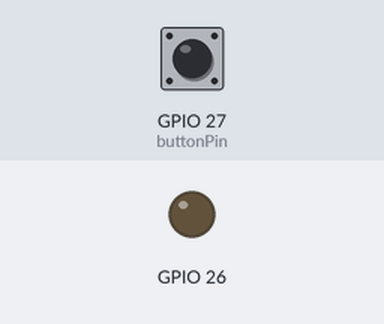
A sketch run on a simulated ESP32. On the bench: output pins drawn as LEDs (lit = HIGH). Inputs (shaded band) come from the test bench; at power-on: GPIO 27 (buttonPin) LOW.

Above: at 1.2 s.
1.3 s: GPIO 27 (buttonPin) pulled HIGH for 0.15 s
At 2.0 s:
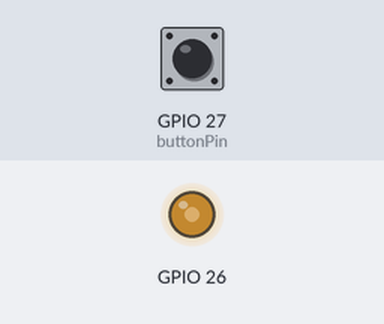
Timing chart, 0 to 3.0 s (numbered marks = the images above; inputs shaded):
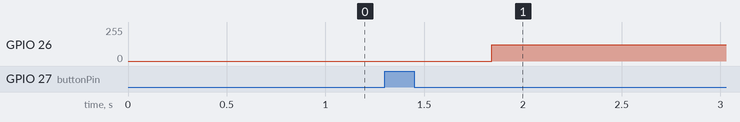

Measured:
- after the input at 1.3 s, GPIO 26: 0/255 → 123/255 after 0.54 s

The sketch:

SpeakerCode.ino
```cpp
#include "Squeeze.h" // Squeeze_length and Squeeze_data give audio array length and audio array
#include "Open.h"
#include "Close.h"
int buttonPressed = 0;
int buttonPin = 27;
int buttonCnt = 0;
int lastButtonState = 0;
int buttonState = 0;
void setup() {
  // put your setup code here, to run once:
Serial.begin(921600);
pinMode(buttonPin,INPUT);

}

void loop() {

  // put your main code here, to run repeatedly:
  buttonState = digitalRead(buttonPin);

  if (lastButtonState == 0 && buttonState == 1){
    buttonCnt++;
    delay(500);
    switch (buttonCnt){

  case 0:
      Serial.println(buttonCnt);
    break;

  case 1:
      playAudio(Open_length, Open_data);
    break;

  case 2:
      playAudio(Close_length, Close_data);
    break;

  case 3:
      Serial.println("Playing audio #3");
      playAudio(Squeeze_length, Squeeze_data);
      buttonCnt = 0;
    break;

  default:
      Serial.println("press button to activate");
    break;

  }

  }

  lastButtonState = buttonState;

  // put a switch on buttonCnt to play each audio per press of button

}
```

PlayAudio.ino
```cpp
void playAudio(int audioLength, const unsigned char audioData[]){
  for (int i = 1; i<audioLength; i++){
    dacWrite(26,audioData[i]);
    delayMicroseconds(125);
  }
}
```

Source omitted: Close.h (data table, 60874 bytes), Open.h (data table, 61792 bytes), Squeeze.h (data table, 63648 bytes)
